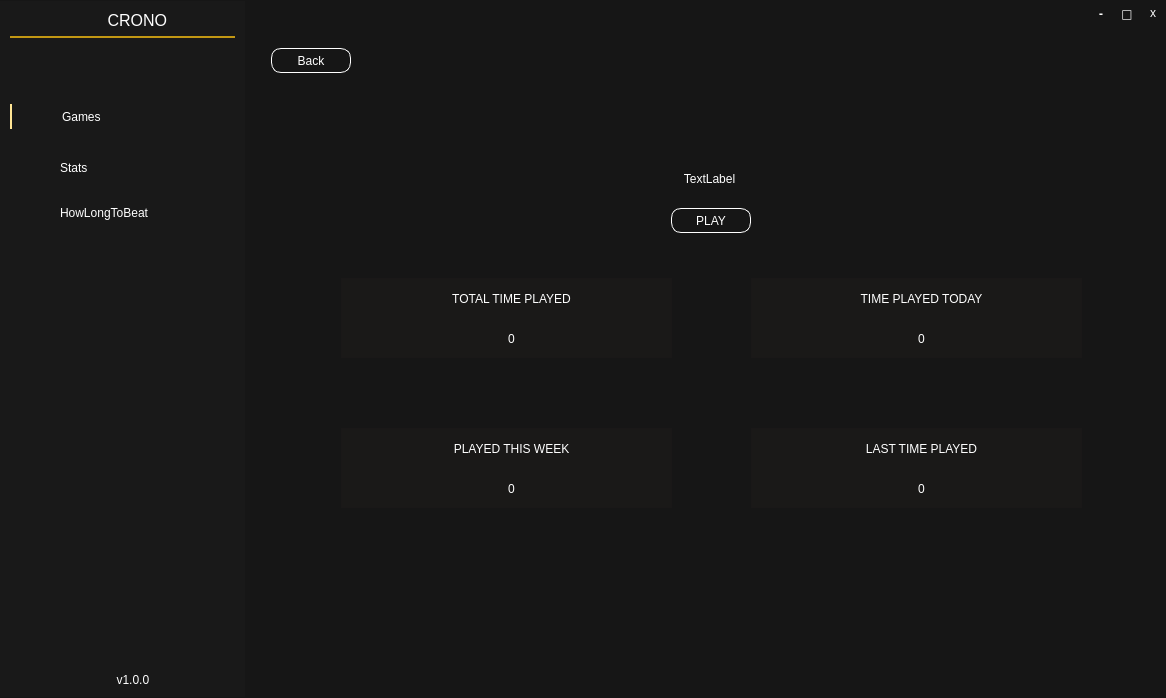
<?xml version="1.0" encoding="UTF-8"?>
<ui version="4.0">
 <class>MainWindow</class>
 <widget class="QMainWindow" name="MainWindow">
  <property name="geometry">
   <rect>
    <x>0</x>
    <y>0</y>
    <width>1166</width>
    <height>698</height>
   </rect>
  </property>
  <property name="windowTitle">
   <string>Crono</string>
  </property>
  <property name="windowOpacity">
   <double>1.000000000000000</double>
  </property>
  <property name="styleSheet">
   <string notr="true">background-color: rgb(22, 22, 22);</string>
  </property>
  <property name="tabShape">
   <enum>QTabWidget::Rounded</enum>
  </property>
  <widget class="QWidget" name="centralwidget">
   <layout class="QGridLayout" name="gridLayout">
    <property name="sizeConstraint">
     <enum>QLayout::SetDefaultConstraint</enum>
    </property>
    <property name="leftMargin">
     <number>0</number>
    </property>
    <property name="topMargin">
     <number>1</number>
    </property>
    <property name="rightMargin">
     <number>3</number>
    </property>
    <property name="bottomMargin">
     <number>1</number>
    </property>
    <item row="0" column="1">
     <layout class="QHBoxLayout" name="horizontalLayout_5">
      <item>
       <spacer name="horizontalSpacer_3">
        <property name="orientation">
         <enum>Qt::Horizontal</enum>
        </property>
        <property name="sizeType">
         <enum>QSizePolicy::Expanding</enum>
        </property>
        <property name="sizeHint" stdset="0">
         <size>
          <width>800</width>
          <height>20</height>
         </size>
        </property>
       </spacer>
      </item>
      <item>
       <spacer name="verticalSpacer_4">
        <property name="orientation">
         <enum>Qt::Vertical</enum>
        </property>
        <property name="sizeType">
         <enum>QSizePolicy::Fixed</enum>
        </property>
        <property name="sizeHint" stdset="0">
         <size>
          <width>20</width>
          <height>25</height>
         </size>
        </property>
       </spacer>
      </item>
      <item>
       <widget class="QPushButton" name="minimizeBtn">
        <property name="minimumSize">
         <size>
          <width>20</width>
          <height>2</height>
         </size>
        </property>
        <property name="font">
         <font>
          <family>Arial Black</family>
          <pointsize>9</pointsize>
          <italic>false</italic>
          <bold>true</bold>
         </font>
        </property>
        <property name="cursor">
         <cursorShape>PointingHandCursor</cursorShape>
        </property>
        <property name="styleSheet">
         <string notr="true">QPushButton#minimizeBtn { 
background-color: transparent;
	/*background-color: rgb(58, 88, 255);*/
	font: 900 9pt &quot;Arial Black&quot;;
	color: rgb(255, 255, 255);
    border: 0px;
	border-radius: 10px;
	border-style: outset;
	height: 20px;
}

QPushButton#minimizeBtn:hover{ 
    background-color: rgb(33, 78, 203);
	font: 900 9pt &quot;Arial Black&quot;;
	color: rgb(255, 255, 255);
    border: 0px;
}

QPushButton#minimizeBtn::focus:pressed{ 
	background-color: rgb(38, 72, 184);
	font: 900 9pt &quot;Arial Black&quot;;
	color: rgb(255, 255, 255);
    border: 0px;
}
</string>
        </property>
        <property name="text">
         <string>-</string>
        </property>
       </widget>
      </item>
      <item>
       <widget class="QPushButton" name="maxBtn">
        <property name="minimumSize">
         <size>
          <width>20</width>
          <height>0</height>
         </size>
        </property>
        <property name="font">
         <font>
          <family>Arial Black</family>
          <pointsize>9</pointsize>
          <italic>false</italic>
          <bold>true</bold>
         </font>
        </property>
        <property name="cursor">
         <cursorShape>PointingHandCursor</cursorShape>
        </property>
        <property name="styleSheet">
         <string notr="true">QPushButton#maxBtn { 
background-color: transparent;
	/*background-color: rgb(251, 192, 45);*/
	
	font: 900 9pt &quot;Arial Black&quot;;
	color: rgb(255, 255, 255);
    border: 0px;
	border-radius: 10px;
	border-style: outset;
	height: 20px;
}

QPushButton#maxBtn:hover{ 
    background-color: rgb(251, 160, 45);
	font: 900 9pt &quot;Arial Black&quot;;
	color: rgb(255, 255, 255);
    border: 0px;
}

QPushButton#maxBtn::focus:pressed{ 
	background-color: rgb(251, 160, 45);
	font: 900 9pt &quot;Arial Black&quot;;
	color: rgb(255, 255, 255);
    border: 0px;
}
</string>
        </property>
        <property name="text">
         <string>□</string>
        </property>
       </widget>
      </item>
      <item>
       <widget class="QPushButton" name="btnClose">
        <property name="minimumSize">
         <size>
          <width>20</width>
          <height>0</height>
         </size>
        </property>
        <property name="cursor">
         <cursorShape>PointingHandCursor</cursorShape>
        </property>
        <property name="styleSheet">
         <string notr="true">QPushButton#btnClose { 
background-color: transparent;
	/*	background-color: rgb(255, 92, 92);*/

	font: 900 9pt &quot;Arial Black&quot;;
	color: rgb(255, 255, 255);
    border: 0px;
	border-radius: 10px;
	border-style: outset;
height: 20px;
}

QPushButton#btnClose:hover{ 
    background-color: rgb(255, 20, 92);
	font: 900 9pt &quot;Arial Black&quot;;
	color: rgb(255, 255, 255);
    border: 0px;
}

QPushButton#btnClose::focus:pressed{ 
	background-color: rgb(255, 20, 92);
	font: 900 9pt &quot;Arial Black&quot;;
	color: rgb(255, 255, 255);
    border: 0px;
}
</string>
        </property>
        <property name="text">
         <string>x</string>
        </property>
       </widget>
      </item>
     </layout>
    </item>
    <item row="0" column="0" rowspan="3">
     <layout class="QHBoxLayout" name="horizontalLayout_2">
      <property name="spacing">
       <number>6</number>
      </property>
      <item>
       <widget class="QFrame" name="frame">
        <property name="minimumSize">
         <size>
          <width>245</width>
          <height>0</height>
         </size>
        </property>
        <property name="styleSheet">
         <string notr="true">border-right-color: rgb(255, 255, 255);
background-color: rgba(33, 33, 33, 60);</string>
        </property>
        <property name="frameShape">
         <enum>QFrame::StyledPanel</enum>
        </property>
        <property name="frameShadow">
         <enum>QFrame::Raised</enum>
        </property>
        <layout class="QVBoxLayout" name="verticalLayout">
         <item>
          <layout class="QHBoxLayout" name="horizontalLayout_6">
           <property name="spacing">
            <number>6</number>
           </property>
           <item>
            <widget class="QLabel" name="label">
             <property name="font">
              <font>
               <pointsize>12</pointsize>
              </font>
             </property>
             <property name="styleSheet">
              <string notr="true">color: rgb(255, 255, 255);
background-color: rgba(255, 255, 255,0);</string>
             </property>
             <property name="text">
              <string>                      CRONO</string>
             </property>
            </widget>
           </item>
          </layout>
         </item>
         <item>
          <widget class="QFrame" name="frame_3">
           <property name="minimumSize">
            <size>
             <width>100</width>
             <height>2</height>
            </size>
           </property>
           <property name="styleSheet">
            <string notr="true">background-color:rgb(252, 196, 25);</string>
           </property>
           <property name="frameShape">
            <enum>QFrame::StyledPanel</enum>
           </property>
           <property name="frameShadow">
            <enum>QFrame::Raised</enum>
           </property>
          </widget>
         </item>
         <item>
          <spacer name="verticalSpacer">
           <property name="orientation">
            <enum>Qt::Vertical</enum>
           </property>
           <property name="sizeType">
            <enum>QSizePolicy::Minimum</enum>
           </property>
           <property name="sizeHint" stdset="0">
            <size>
             <width>0</width>
             <height>60</height>
            </size>
           </property>
          </spacer>
         </item>
         <item>
          <widget class="QPushButton" name="btnGames">
           <property name="minimumSize">
            <size>
             <width>0</width>
             <height>25</height>
            </size>
           </property>
           <property name="cursor">
            <cursorShape>PointingHandCursor</cursorShape>
           </property>
           <property name="layoutDirection">
            <enum>Qt::LeftToRight</enum>
           </property>
           <property name="styleSheet">
            <string notr="true">QPushButton#btnGames { 
	text-align: left;
	padding-left: 50px;
                                border-left-color: rgb(255, 255, 255);
                                border-left: 2px rgb(252, 196, 25);
                                background-color:  transparent;
                                font: 900 11pt 'Arial Black';
                                color: rgb(255, 255, 255);
                                border-style: outset;
}

QPushButton#btnGames:hover{ 
	font: 900 11pt 'Arial Black';
	color: rgb(163, 163, 163);
    border: 0px;
}

QPushButton#btnGames::focus:pressed{ 
font: 900 11pt 'Arial Black';
	color: rgb(163, 163, 163);
    border: 0px;
}
</string>
           </property>
           <property name="text">
            <string>Games</string>
           </property>
           <property name="flat">
            <bool>false</bool>
           </property>
          </widget>
         </item>
         <item>
          <spacer name="verticalSpacer_3">
           <property name="orientation">
            <enum>Qt::Vertical</enum>
           </property>
           <property name="sizeType">
            <enum>QSizePolicy::Preferred</enum>
           </property>
           <property name="sizeHint" stdset="0">
            <size>
             <width>20</width>
             <height>20</height>
            </size>
           </property>
          </spacer>
         </item>
         <item>
          <widget class="QPushButton" name="statsBtn">
           <property name="minimumSize">
            <size>
             <width>0</width>
             <height>25</height>
            </size>
           </property>
           <property name="cursor">
            <cursorShape>PointingHandCursor</cursorShape>
           </property>
           <property name="styleSheet">
            <string notr="true">QPushButton#statsBtn { 
	text-align: left;
	padding-left: 50px;
    background-color:  transparent;
	font: 900 11pt 'Arial Black';
	color: rgb(255, 255, 255);
    border: 0px;
	border-color: rgb(255,255,255);
	border-style: outset;
}

QPushButton#statsBtn:hover{ 
font: 900 11pt 'Arial Black';
	color: rgb(163, 163, 163);
    border: 0px;
}

QPushButton#statsBtn::focus:pressed{ 
	font: 900 11pt 'Arial Black';
	color: rgb(163, 163, 163);
    border: 0px;
}
</string>
           </property>
           <property name="text">
            <string>Stats</string>
           </property>
          </widget>
         </item>
         <item>
          <spacer name="verticalSpacer_5">
           <property name="orientation">
            <enum>Qt::Vertical</enum>
           </property>
           <property name="sizeType">
            <enum>QSizePolicy::Preferred</enum>
           </property>
           <property name="sizeHint" stdset="0">
            <size>
             <width>20</width>
             <height>20</height>
            </size>
           </property>
          </spacer>
         </item>
         <item>
          <widget class="QPushButton" name="btnHltb">
           <property name="cursor">
            <cursorShape>PointingHandCursor</cursorShape>
           </property>
           <property name="layoutDirection">
            <enum>Qt::LeftToRight</enum>
           </property>
           <property name="styleSheet">
            <string notr="true">
QPushButton#btnHltb { 
	text-align: left;
	padding-left: 50px;
    background-color:  transparent;
	font: 900 11pt 'Arial Black';
	color: rgb(255, 255, 255);
    border: 0px;
	border-color: rgb(255,255,255);
	border-style: outset;
}

QPushButton#btnHltb:hover{ 
font: 900 11pt 'Arial Black';
	color: rgb(163, 163, 163);
    border: 0px;
}

QPushButton#btnHltb::focus:pressed{ 
	font: 900 11pt 'Arial Black';
	color: rgb(163, 163, 163);
    border: 0px;
}
</string>
           </property>
           <property name="text">
            <string>HowLongToBeat</string>
           </property>
          </widget>
         </item>
         <item>
          <spacer name="verticalSpacer_2">
           <property name="orientation">
            <enum>Qt::Vertical</enum>
           </property>
           <property name="sizeType">
            <enum>QSizePolicy::Expanding</enum>
           </property>
           <property name="sizeHint" stdset="0">
            <size>
             <width>20</width>
             <height>60</height>
            </size>
           </property>
          </spacer>
         </item>
         <item>
          <widget class="QLabel" name="label_2">
           <property name="enabled">
            <bool>true</bool>
           </property>
           <property name="minimumSize">
            <size>
             <width>0</width>
             <height>0</height>
            </size>
           </property>
           <property name="styleSheet">
            <string notr="true">color: rgb(255, 255, 255);
background-color: rgba(255, 255, 255,0);</string>
           </property>
           <property name="text">
            <string>                                v1.0.0</string>
           </property>
          </widget>
         </item>
        </layout>
       </widget>
      </item>
      <item>
       <spacer name="horizontalSpacer_2">
        <property name="orientation">
         <enum>Qt::Horizontal</enum>
        </property>
        <property name="sizeType">
         <enum>QSizePolicy::Preferred</enum>
        </property>
        <property name="sizeHint" stdset="0">
         <size>
          <width>10</width>
          <height>20</height>
         </size>
        </property>
       </spacer>
      </item>
     </layout>
    </item>
    <item row="2" column="1">
     <layout class="QHBoxLayout" name="horizontalLayout_4">
      <item>
       <widget class="QStackedWidget" name="stackedWidget">
        <property name="currentIndex">
         <number>2</number>
        </property>
        <widget class="QWidget" name="page">
         <layout class="QVBoxLayout" name="verticalLayout_2">
          <item>
           <layout class="QHBoxLayout" name="horizontalLayout">
            <item>
             <widget class="QPushButton" name="addGameBtn">
              <property name="enabled">
               <bool>true</bool>
              </property>
              <property name="minimumSize">
               <size>
                <width>150</width>
                <height>25</height>
               </size>
              </property>
              <property name="cursor">
               <cursorShape>PointingHandCursor</cursorShape>
              </property>
              <property name="styleSheet">
               <string notr="true">QPushButton#addGameBtn { 
    background-color:  transparent;
	font: 900 9pt &quot;Arial Black&quot;;
	color: rgb(255, 255, 255);
    border: 1px;
	border-color: rgb(255, 255, 255);
	border-style: outset;
border-radius: 10px;
}

QPushButton#addGameBtn:hover{ 
    background-color: rgb(252, 196, 25);
	font: 900 9pt &quot;Arial Black&quot;;
	color: rgb(255, 255, 255);
    border: 0px;
}

QPushButton#addGameBtn::focus:pressed{ 
	background-color: rgb(252, 72, 25);
	font: 900 9pt &quot;Arial Black&quot;;
	color: rgb(255, 255, 255);
    border: 0px;
}
</string>
              </property>
              <property name="text">
               <string>ADD</string>
              </property>
              <property name="flat">
               <bool>true</bool>
              </property>
             </widget>
            </item>
            <item>
             <spacer name="horizontalSpacer">
              <property name="orientation">
               <enum>Qt::Horizontal</enum>
              </property>
              <property name="sizeHint" stdset="0">
               <size>
                <width>38</width>
                <height>36</height>
               </size>
              </property>
             </spacer>
            </item>
           </layout>
          </item>
          <item>
           <widget class="QTableWidget" name="tableWidget">
            <property name="minimumSize">
             <size>
              <width>0</width>
              <height>0</height>
             </size>
            </property>
            <property name="focusPolicy">
             <enum>Qt::NoFocus</enum>
            </property>
            <property name="styleSheet">
             <string notr="true">
 QTableWidget {
		border: none;
        color: #ffffff;
        border-radius: 0px;
    }

QHeaderView::section {
    background-color: rgb(39, 39, 39);
	color: #ffffff;
    border: none;
    height: 28px;
}

QTableCornerButton::section {
	background-color: rgb(66, 66, 66);
	border: none;
}

/*QTableWidget::item {
border: none;
	padding: 5px; 
	color: #ffffff;
    margin-top: 5px;          
    border-radius: 0px;
    padding-left: 5px;

}
*/
QTableWidget::item:focus { border: none; }
QTableWidget::item:hover { width: 24px; }
/* VERTICAL SCROLLBAR */
 QScrollBar:vertical {
	border: none;
    background: transparent;
    width: 12px;
    margin: 15px 0 15px 2px;
	border-radius: 0px;
    margin-right: 4px;
 }

/*  HANDLE BAR VERTICAL */
QScrollBar::handle:vertical {	
	background-color: rgb(158, 158, 158);
	min-height: 30px;
	border-radius: 1px;
}
QScrollBar::handle:vertical:hover{	
	background-color: rgb(158, 158, 158);
}
QScrollBar::handle:vertical:pressed {	
	background-color: rgb(66, 66, 66);
}

/* BTN TOP - SCROLLBAR */
QScrollBar::sub-line:vertical {
	border: none;
	background-color: transparent;
	height: 15px;
	border-top-left-radius: 7px;
	border-top-right-radius: 7px;
	subcontrol-position: top;
	subcontrol-origin: margin;
}
QScrollBar::sub-line:vertical:hover {	
	background-color: rgb(255, 0, 127);
}
QScrollBar::sub-line:vertical:pressed {	
	background-color: rgb(185, 0, 92);
}

/* BTN BOTTOM - SCROLLBAR */
QScrollBar::add-line:vertical {
	border: none;
	background-color: transparent;
	height: 15px;
	border-bottom-left-radius: 7px;
	border-bottom-right-radius: 7px;
	subcontrol-position: bottom;
	subcontrol-origin: margin;
}
QScrollBar::add-line:vertical:hover {	
	background-color: rgb(255, 0, 127);
}
QScrollBar::add-line:vertical:pressed {	
	background-color: rgb(185, 0, 92);
}

/* RESET ARROW */
QScrollBar::up-arrow:vertical, QScrollBar::down-arrow:vertical {
	background: none;
}
QScrollBar::add-page:vertical, QScrollBar::sub-page:vertical {
	background: none;
}



/* HORIZONTAL SCROLLBAR - HOMEWORK */
QScrollBar:horizontal {
   	border: none;
	background-color: transparent;
	height: 3px;
	border-top-left-radius: 7px;
	border-top-right-radius: 7px;
	subcontrol-position: top;
	subcontrol-origin: margin;
}
QScrollBar::handle:horizontal {
    	background-color: rgb(158, 158, 158);
	min-height: 30px;
	border-radius: 1px;
}
QScrollBar::add-line:horizontal {
    
}
QScrollBar::sub-line:horizontal {
    
}
QScrollBar::up-arrow:horizontal, QScrollBar::down-arrow:horizontal
{

}
QScrollBar::add-page:horizontal, QScrollBar::sub-page:horizontal
{
}</string>
            </property>
            <property name="frameShape">
             <enum>QFrame::NoFrame</enum>
            </property>
            <property name="lineWidth">
             <number>0</number>
            </property>
            <property name="verticalScrollBarPolicy">
             <enum>Qt::ScrollBarAsNeeded</enum>
            </property>
            <property name="horizontalScrollBarPolicy">
             <enum>Qt::ScrollBarAlwaysOff</enum>
            </property>
            <property name="autoScroll">
             <bool>true</bool>
            </property>
            <property name="autoScrollMargin">
             <number>16</number>
            </property>
            <property name="verticalScrollMode">
             <enum>QAbstractItemView::ScrollPerPixel</enum>
            </property>
            <property name="horizontalScrollMode">
             <enum>QAbstractItemView::ScrollPerPixel</enum>
            </property>
            <property name="showGrid">
             <bool>true</bool>
            </property>
            <property name="gridStyle">
             <enum>Qt::NoPen</enum>
            </property>
            <property name="sortingEnabled">
             <bool>false</bool>
            </property>
            <property name="cornerButtonEnabled">
             <bool>false</bool>
            </property>
            <property name="columnCount">
             <number>4</number>
            </property>
            <attribute name="horizontalHeaderDefaultSectionSize">
             <number>220</number>
            </attribute>
            <column/>
            <column/>
            <column/>
            <column/>
           </widget>
          </item>
         </layout>
        </widget>
        <widget class="QWidget" name="page_2">
         <widget class="QWidget" name="horizontalLayoutWidget">
          <property name="geometry">
           <rect>
            <x>0</x>
            <y>0</y>
            <width>901</width>
            <height>661</height>
           </rect>
          </property>
          <layout class="QHBoxLayout" name="horizontalLayout_3">
           <item>
            <widget class="Stats" name="widget" native="true"/>
           </item>
          </layout>
         </widget>
        </widget>
        <widget class="QWidget" name="page_3">
         <widget class="QPushButton" name="btnBack">
          <property name="geometry">
           <rect>
            <x>10</x>
            <y>10</y>
            <width>80</width>
            <height>25</height>
           </rect>
          </property>
          <property name="cursor">
           <cursorShape>PointingHandCursor</cursorShape>
          </property>
          <property name="styleSheet">
           <string notr="true">QPushButton { 
	background-color: transparent;
	font: 900 9pt &quot;Arial Black&quot;;
	color: rgb(255, 255, 255);
    border: 1px;
	border-color: rgb(255, 255, 255);
	border-style: outset;
border-radius: 10px;
}

QPushButton:hover{ 
    background-color: rgb(252, 196, 25);
	font: 900 9pt &quot;Arial Black&quot;;
	color: rgb(255, 255, 255);
    border: 0px;
}

QPushButton::focus:pressed{ 
	background-color: rgb(252, 72, 25);
	font: 900 9pt &quot;Arial Black&quot;;
	color: rgb(255, 255, 255);
    border: 0px;
}
</string>
          </property>
          <property name="text">
           <string>Back</string>
          </property>
         </widget>
         <widget class="QLabel" name="gameNameText">
          <property name="geometry">
           <rect>
            <x>193</x>
            <y>130</y>
            <width>511</width>
            <height>21</height>
           </rect>
          </property>
          <property name="styleSheet">
           <string notr="true">background-color: transparent;
color: rgb(255, 255, 255);
font: 900 12pt &quot;Arial Black&quot;;</string>
          </property>
          <property name="text">
           <string>TextLabel</string>
          </property>
          <property name="alignment">
           <set>Qt::AlignCenter</set>
          </property>
          <property name="wordWrap">
           <bool>false</bool>
          </property>
         </widget>
         <widget class="QPushButton" name="btnStartGame">
          <property name="geometry">
           <rect>
            <x>410</x>
            <y>170</y>
            <width>80</width>
            <height>25</height>
           </rect>
          </property>
          <property name="cursor">
           <cursorShape>PointingHandCursor</cursorShape>
          </property>
          <property name="styleSheet">
           <string notr="true">QPushButton { 
	background-color: transparent;
	font: 900 9pt &quot;Arial Black&quot;;
	color: rgb(255, 255, 255);
    border: 1px;
	border-color: rgb(255, 255, 255);
	border-style: outset;
border-radius: 10px;
}

QPushButton:hover{ 
    background-color: rgb(252, 196, 25);
	font: 900 9pt &quot;Arial Black&quot;;
	color: rgb(255, 255, 255);
    border: 0px;
}

QPushButton::focus:pressed{ 
	background-color: rgb(252, 72, 25);
	font: 900 9pt &quot;Arial Black&quot;;
	color: rgb(255, 255, 255);
    border: 0px;
}
</string>
          </property>
          <property name="text">
           <string>PLAY</string>
          </property>
         </widget>
         <widget class="QFrame" name="frame_2">
          <property name="geometry">
           <rect>
            <x>80</x>
            <y>240</y>
            <width>331</width>
            <height>80</height>
           </rect>
          </property>
          <property name="styleSheet">
           <string notr="true">background-color: rgba(33, 31, 29, 100);</string>
          </property>
          <property name="frameShape">
           <enum>QFrame::StyledPanel</enum>
          </property>
          <property name="frameShadow">
           <enum>QFrame::Raised</enum>
          </property>
          <widget class="QLabel" name="gameNameText_2">
           <property name="geometry">
            <rect>
             <x>50</x>
             <y>10</y>
             <width>241</width>
             <height>21</height>
            </rect>
           </property>
           <property name="styleSheet">
            <string notr="true">background-color: transparent;
color: rgb(255, 255, 255);
font: 900 12pt &quot;Arial Black&quot;;</string>
           </property>
           <property name="text">
            <string>TOTAL TIME PLAYED</string>
           </property>
           <property name="alignment">
            <set>Qt::AlignCenter</set>
           </property>
           <property name="wordWrap">
            <bool>false</bool>
           </property>
          </widget>
          <widget class="QLabel" name="timePlayedText">
           <property name="geometry">
            <rect>
             <x>50</x>
             <y>50</y>
             <width>241</width>
             <height>21</height>
            </rect>
           </property>
           <property name="styleSheet">
            <string notr="true">background-color: transparent;
color: rgb(255, 255, 255);
font: 900 13pt &quot;Arial Black&quot;;</string>
           </property>
           <property name="text">
            <string>0</string>
           </property>
           <property name="alignment">
            <set>Qt::AlignCenter</set>
           </property>
           <property name="wordWrap">
            <bool>false</bool>
           </property>
          </widget>
         </widget>
         <widget class="QFrame" name="frame_4">
          <property name="geometry">
           <rect>
            <x>490</x>
            <y>240</y>
            <width>331</width>
            <height>80</height>
           </rect>
          </property>
          <property name="styleSheet">
           <string notr="true">background-color: rgba(33, 31, 29, 100);</string>
          </property>
          <property name="frameShape">
           <enum>QFrame::StyledPanel</enum>
          </property>
          <property name="frameShadow">
           <enum>QFrame::Raised</enum>
          </property>
          <widget class="QLabel" name="gameNameText_3">
           <property name="geometry">
            <rect>
             <x>50</x>
             <y>10</y>
             <width>241</width>
             <height>21</height>
            </rect>
           </property>
           <property name="styleSheet">
            <string notr="true">background-color: transparent;
color: rgb(255, 255, 255);
font: 900 12pt &quot;Arial Black&quot;;</string>
           </property>
           <property name="text">
            <string>TIME PLAYED TODAY</string>
           </property>
           <property name="alignment">
            <set>Qt::AlignCenter</set>
           </property>
           <property name="wordWrap">
            <bool>false</bool>
           </property>
          </widget>
          <widget class="QLabel" name="timePlayedTodayText">
           <property name="geometry">
            <rect>
             <x>50</x>
             <y>50</y>
             <width>241</width>
             <height>21</height>
            </rect>
           </property>
           <property name="styleSheet">
            <string notr="true">background-color: transparent;
color: rgb(255, 255, 255);
font: 900 13pt &quot;Arial Black&quot;;</string>
           </property>
           <property name="text">
            <string>0</string>
           </property>
           <property name="alignment">
            <set>Qt::AlignCenter</set>
           </property>
           <property name="wordWrap">
            <bool>false</bool>
           </property>
          </widget>
         </widget>
         <widget class="QFrame" name="frame_5">
          <property name="geometry">
           <rect>
            <x>80</x>
            <y>390</y>
            <width>331</width>
            <height>80</height>
           </rect>
          </property>
          <property name="styleSheet">
           <string notr="true">background-color: rgba(33, 31, 29, 100);</string>
          </property>
          <property name="frameShape">
           <enum>QFrame::StyledPanel</enum>
          </property>
          <property name="frameShadow">
           <enum>QFrame::Raised</enum>
          </property>
          <widget class="QLabel" name="gameNameText_4">
           <property name="geometry">
            <rect>
             <x>50</x>
             <y>10</y>
             <width>241</width>
             <height>21</height>
            </rect>
           </property>
           <property name="styleSheet">
            <string notr="true">background-color: transparent;
color: rgb(255, 255, 255);
font: 900 12pt &quot;Arial Black&quot;;</string>
           </property>
           <property name="text">
            <string>PLAYED THIS WEEK</string>
           </property>
           <property name="alignment">
            <set>Qt::AlignCenter</set>
           </property>
           <property name="wordWrap">
            <bool>false</bool>
           </property>
          </widget>
          <widget class="QLabel" name="timePlayedThisWeek">
           <property name="geometry">
            <rect>
             <x>50</x>
             <y>50</y>
             <width>241</width>
             <height>21</height>
            </rect>
           </property>
           <property name="styleSheet">
            <string notr="true">background-color: transparent;
color: rgb(255, 255, 255);
font: 900 13pt &quot;Arial Black&quot;;</string>
           </property>
           <property name="text">
            <string>0</string>
           </property>
           <property name="alignment">
            <set>Qt::AlignCenter</set>
           </property>
           <property name="wordWrap">
            <bool>false</bool>
           </property>
          </widget>
         </widget>
         <widget class="QFrame" name="frame_6">
          <property name="geometry">
           <rect>
            <x>490</x>
            <y>390</y>
            <width>331</width>
            <height>80</height>
           </rect>
          </property>
          <property name="styleSheet">
           <string notr="true">background-color: rgba(33, 31, 29, 100);</string>
          </property>
          <property name="frameShape">
           <enum>QFrame::StyledPanel</enum>
          </property>
          <property name="frameShadow">
           <enum>QFrame::Raised</enum>
          </property>
          <widget class="QLabel" name="gameNameText_5">
           <property name="geometry">
            <rect>
             <x>50</x>
             <y>10</y>
             <width>241</width>
             <height>21</height>
            </rect>
           </property>
           <property name="styleSheet">
            <string notr="true">background-color: transparent;
color: rgb(255, 255, 255);
font: 900 12pt &quot;Arial Black&quot;;</string>
           </property>
           <property name="text">
            <string>LAST TIME PLAYED</string>
           </property>
           <property name="alignment">
            <set>Qt::AlignCenter</set>
           </property>
           <property name="wordWrap">
            <bool>false</bool>
           </property>
          </widget>
          <widget class="QLabel" name="lastTimePlayedText">
           <property name="geometry">
            <rect>
             <x>50</x>
             <y>50</y>
             <width>241</width>
             <height>21</height>
            </rect>
           </property>
           <property name="styleSheet">
            <string notr="true">background-color: transparent;
color: rgb(255, 255, 255);
font: 900 13pt &quot;Arial Black&quot;;</string>
           </property>
           <property name="text">
            <string>0</string>
           </property>
           <property name="alignment">
            <set>Qt::AlignCenter</set>
           </property>
           <property name="wordWrap">
            <bool>false</bool>
           </property>
          </widget>
         </widget>
         <widget class="QToolButton" name="toolButton">
          <property name="geometry">
           <rect>
            <x>500</x>
            <y>171</y>
            <width>25</width>
            <height>25</height>
           </rect>
          </property>
          <property name="cursor">
           <cursorShape>PointingHandCursor</cursorShape>
          </property>
          <property name="styleSheet">
           <string notr="true">QToolButton { 
	background-image: url(:/config.png);
background-color: transparent;
	/*	background-color: rgb(255, 92, 92);*/

	font: 900 9pt &quot;Arial Black&quot;;
	color: rgb(255, 255, 255);
    border: 0px;
	border-radius: 10px;
	border-style: outset;
	height: 20px;
}

QToolButton:hover{ 
    background-color: rgb(255, 20, 92);
	font: 900 9pt &quot;Arial Black&quot;;
	color: rgb(255, 255, 255);
    border: 0px;
}

QToolButton::focus:pressed{ 
	background-color: rgb(255, 20, 92);
	font: 900 9pt &quot;Arial Black&quot;;
	color: rgb(255, 255, 255);
    border: 0px;
}

QToolButton::menu-indicator{width:0px;}</string>
          </property>
          <property name="text">
           <string/>
          </property>
          <property name="popupMode">
           <enum>QToolButton::DelayedPopup</enum>
          </property>
          <property name="toolButtonStyle">
           <enum>Qt::ToolButtonTextOnly</enum>
          </property>
          <property name="autoRaise">
           <bool>false</bool>
          </property>
          <property name="arrowType">
           <enum>Qt::NoArrow</enum>
          </property>
         </widget>
        </widget>
        <widget class="QWidget" name="page_4">
         <layout class="QVBoxLayout" name="verticalLayout_3">
          <item>
           <layout class="QHBoxLayout" name="horizontalLayout_7">
            <item>
             <widget class="HowLongTobeat" name="widget_2" native="true"/>
            </item>
           </layout>
          </item>
         </layout>
        </widget>
       </widget>
      </item>
     </layout>
    </item>
   </layout>
  </widget>
 </widget>
 <customwidgets>
  <customwidget>
   <class>Stats</class>
   <extends>QWidget</extends>
   <header location="global">stats.h</header>
   <container>1</container>
  </customwidget>
  <customwidget>
   <class>HowLongTobeat</class>
   <extends>QWidget</extends>
   <header location="global">howlongtobeat.h</header>
   <container>1</container>
  </customwidget>
 </customwidgets>
 <resources/>
 <connections/>
</ui>
